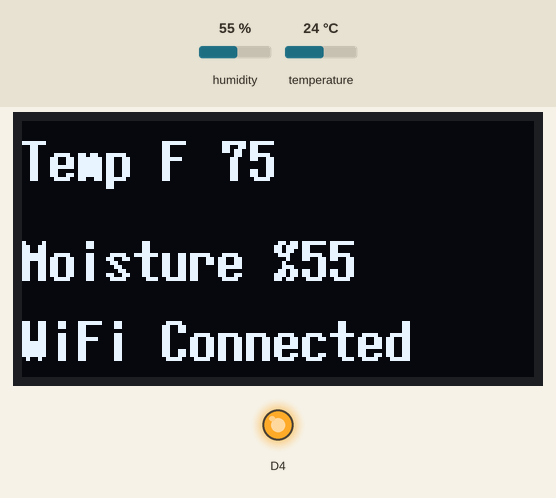
A sketch run on a simulated ESP8266 (NodeMCU). On the bench: 128×64 one-colour display, output pins drawn as LEDs (lit = HIGH, except the on-board LED, lit = LOW). The inputs (shaded band) are chosen by the test bench; at power-on: humidity 55 %, temperature 24 °C. WiFi joins after 1.5 s; servers stay silent unless stated; no MQTT or app messages arrive unless stated; what the sketch prints to the serial monitor is not drawn.

Above: at 7.3 s.

The sketch:

humidity_01_public.ino
```cpp
#include <Arduino.h>
#include <Wire.h>
#include <U8g2lib.h>
#include <SHT31.h>
#include <ESP8266WiFi.h>
#include <Adafruit_MQTT.h>
#include <Adafruit_MQTT_Client.h>

#define SHT31_ADDRESS   0x44 // scanner.ino used to find slave address at 0x44 (decimal 68)
#define MSG_BUFFER_SIZE (50)
#define WLAN_SSID       "YOUR SSID HERE"
#define WLAN_PASS       "YOUR WIFI PW HERE"
#define AIO_SERVER      "io.adafruit.com"
#define AIO_SERVERPORT  "YOUR SERVER PORT HERE"
#define AIO_USERNAME    "YOUR USERNAME YOUR CREATED ON ADAFRUIT"
#define AIO_KEY         "YOUR ADAFRUIT IO "

uint32_t start;
uint32_t stop;
uint32_t connectionFails = 0;
unsigned long lastMsg = 0;
byte hum = 0;  //Stores humidity value
byte temp = 0; //Stores temperature value

char msg1[MSG_BUFFER_SIZE];
char msg2[MSG_BUFFER_SIZE];

SHT31      sht;
WiFiClient client;

Adafruit_MQTT_Client mqtt(&client, AIO_SERVER, AIO_SERVERPORT, AIO_USERNAME, AIO_KEY);
Adafruit_MQTT_Publish Temperature1 = Adafruit_MQTT_Publish(&mqtt, AIO_USERNAME "/feeds/Temperature1");
Adafruit_MQTT_Publish Humidity1 = Adafruit_MQTT_Publish(&mqtt, AIO_USERNAME "/feeds/Humidity1");

//U8G2 Constructors
U8G2_SSD1306_128X64_NONAME_F_SW_I2C
u8g2(U8G2_R0, /*clock=*/14,/*data=*/12, U8X8_PIN_NONE);


void setup()
{
  u8g2.begin();
  u8g2.enableUTF8Print();
  Serial.begin(115200); /* begin serial for debug */
  Wire.begin(D2, D1); /* join i2c bus with SDA=D2 and SCL=D1 of NodeMCU */
  sht.begin(SHT31_ADDRESS);
  Wire.setClock(1000000);
// Set Sensor variable to read SHT-30 data
  uint16_t stat = sht.readStatus();
  Serial.print(stat, HEX);
  Serial.println();
  pinMode(BUILTIN_LED, OUTPUT);
  delay(10);
  Serial.println();
  Serial.print("connecting to ");
  Serial.println(WLAN_SSID);
  WiFi.mode(WIFI_STA);
  WiFi.begin(WLAN_SSID, WLAN_PASS);

  while (WiFi.status() != WL_CONNECTED)
  {
    delay(1000);
    Serial.println("connecting...");
    u8g2.setFont(u8g2_font_7x14B_tr);
    u8g2.setFontDirection(0);
    u8g2.clearBuffer();
    u8g2.setCursor(0, 15);
    u8g2.print("Connecting to WiFi"); //°C converted to °F
    u8g2.sendBuffer();
  }

  // print wifi status
  Serial.println("");
  Serial.println("WiFi connected");
  Serial.println("IP address: ");
  Serial.print(WiFi.localIP());
  connect();
  }

void connect()
{
  Serial.print(F("Connecting to Adafruit IO... "));
  Serial.println("Connecting to Adafruit IO... ");
  u8g2.setFont(u8g2_font_7x14B_tr);
  u8g2.setFontDirection(0);
  u8g2.clearBuffer();
  u8g2.setCursor(0, 15);
  u8g2.print("Connecting to Cloud"); //°C converted to °F
  u8g2.sendBuffer();
  int8_t ret;
  while ((ret = mqtt.connect()) != 0) {
    switch (ret) {
      case 1: Serial.println(F("Wrong protocol"));
      break;
      case 2: Serial.println(F("ID rejected"));
      break;
      case 3: Serial.println(F("Server unavail"));
      break;
      case 4: Serial.println(F("Bad user/pass"));
      break;
      case 5: Serial.println(F("Not authed"));
      break;
      case 6: Serial.println(F("Failed to subscribe"));
      break;
      default: Serial.println(F("Connection failed"));
      break;
    }
    if(ret >= 0)
      mqtt.disconnect();

    Serial.println(F("Retrying connection..."));
    delay(10000);
  }
  Serial.println(F("Adafruit IO Connected!"));
}

void loop()
{
  if (sht.isConnected())
  {
    start = micros();
    bool b = sht.read();         // default = true/fast       slow = false
    stop = micros();
    int error = sht.getError();
    uint16_t stat = sht.readStatus();
    temp = sht.getTemperature()* 9 / 5 + 32 , 1;
    hum = sht.getHumidity(), 1;
    Serial.print("\t");
    Serial.print("Temp-F: ");
    Serial.println(temp); //°C converted to °F
    u8g2.setFont(u8g2_font_7x14B_tr);
    u8g2.setFontDirection(0);
    u8g2.clearBuffer();
    u8g2.setCursor(0, 15);
    u8g2.print("Temp °F"); //°C converted to °F
    u8g2.setCursor(50, 15);
    u8g2.print(temp); //°C converted to °F
    delay(5000);
    Serial.print("\t");
    Serial.print("Moisture %: ");
    Serial.println(hum);
    u8g2.setCursor(0, 40);
    u8g2.print("Moisture %");
    u8g2.setCursor(70, 40);
    u8g2.print(hum);
    u8g2.setCursor(0, 60);
    u8g2.print("WiFi Connected"); //°C converted to °F
    u8g2.sendBuffer();
    delay(5000);
  }
  if (!sht.isConnected())
  {
    connectionFails++;
    Serial.print(millis());
    Serial.print("\tNot connected:\t");
    Serial.print(connectionFails);
    u8g2.clearBuffer();
    u8g2.setCursor(0, 15);
    u8g2.print("Sensor Error"); //°C converted to °F
    u8g2.sendBuffer();
  }

  if(!mqtt.ping(3))
  {
    if(!mqtt.connected()){
      connect();
    }
  }
  if (!Temperature1.publish(sht.getTemperature()* 9 / 5 + 32 , 1))
  {                     //Publish to Adafruit
      Serial.println(F("Failed"));
    }
  if (! Humidity1.publish(sht.getHumidity(), 1))
  {                     //Publish to Adafruit
      Serial.println(F("Failed"));
    }
  else
  {
    Serial.println(F("Sent!"));
  }
  // Handle the Sensor failure by outputting to display
  // Potential to add as network message.
}
```
